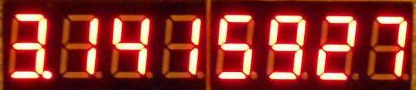
#> input picture Base1/unnamed3.png, 416 x 90 px; the run also reads 1 picture not shown here
$ jupyter execute --allow-errors pdi_tarefa2.ipynb
#> lines starting #> are read from the running program, lines starting #| are printed output that depends on the picture; after the words box and inside, x2 and y2 are one past the last pixel; in counts of white or black regions, pixels touching at a corner belong together
#> in exec_base1, img is the input picture: shape (90, 416, 3); mean B, G, R 40.8, 49.1, 137.8
## Importando as bibliotecas utilizadas

[cell 1]
import cv2
import numpy as np
import matplotlib.pyplot as plt
import matplotlib.image as mpimg
from scipy.spatial import distance as dist
from imutils.perspective import four_point_transform
from imutils import contours
import imutils

##Lembrar de verificar quais libs nao estao sendo utilizada

## Função auxiliar para printar a imagem na tela

[cell 2]
def show_image(image):
    plt.figure()
    plt.imshow(image)

## Transformando a imagem de exemplo em preto e branco (ou nesse caso, amarelo e roxo)

[cell 3]
def limpa_imagem_oper_morfol(image, kernel_values):
    #image = cv2.imread(caminho_imagem)
    #Transformando a imagem em escala de cinza
    gray_scale_image = cv2.cvtColor(image, cv2.COLOR_BGR2GRAY)

    #Revelando regioes mais escuras (ou seja, os digitos) do que a regiao claras (o fundo)
    thresh = cv2.threshold(gray_scale_image, 0, 255, cv2.THRESH_BINARY_INV | cv2.THRESH_OTSU)[1]

    #Limpando a imagem com operações morfologicas (Abertura e fechamento)
    #Foram testados diferentes valores para o kernel (2....9), sendo o 5 o melhor resultado
    #kernel = cv2.getStructuringElement(cv2.MORPH_ELLIPSE, (5,5))
    kernel = cv2.getStructuringElement(cv2.MORPH_ELLIPSE, kernel_values)

    #Limpando a imagem com operações morfologicas (Abertura e fechamento)
    thresh = cv2.morphologyEx(thresh, cv2.MORPH_OPEN, kernel)
    closing = cv2.morphologyEx(thresh, cv2.MORPH_CLOSE, kernel)

    return closing

### Com os filtros aplicados a imagem, vamos trabalhar em cima dela.

### Primeiro, aplicamos o filtro de contorno, em seguida, armazenamos o contorno dos digitos.
### Mostramos na tela os possiveis digitos contornados.

### Retorna uma imagem com os contornos dos possiveis dígitos e uma lista dos contornos dos dígitos

[cell 4]
def encontra_digitos_image(imagem_transform_morfo, width, height):
    for_show_img_contor = imagem_transform_morfo.copy()
    #Aplicando o filtro de contorno e encontrando-os
    cnts = cv2.findContours(imagem_transform_morfo, cv2.RETR_EXTERNAL, cv2.CHAIN_APPROX_SIMPLE)
    cnts = imutils.grab_contours(cnts)

    ##TESTEEEEEEEE
    #cv2.drawContours(imagem_transform_morfo, cnts, -1, (255, 255, 255), 1)

    #Lista para armazenar os contornos dos digitos
    digitCnts = []

    #Loops nos candidatos da area de digitos
    for c in cnts:
        #Calcula a "caixa" de um possivel digito
        (x, y, w, h) = cv2.boundingRect(c)
        #print(x, y, w, h)
        ###ESSE IF IMPACTA NO RESULTADDOOOOOOOOOOOOOOOOOOOOOOOOOOo
        if(w >= width and (h >= height)):
        #if(w >= 15 and (h >= 30 and h <= 40)):
            digitCnts.append(c)
            #Ultimo valor == espessura do retangulo
            #Pintando de verde (R, G, B)
            cv2.rectangle(for_show_img_contor, (x,y), (x+w, y+h), (100, 100, 100), 1)

    #Classificando os contos da esquerda para a direita (mesma direcao em que leriamos os digitos)
    digitCnts = contours.sort_contours(digitCnts, method="left-to-right")[0]
    return for_show_img_contor, digitCnts

## Com a lista de possiveis digitos feita, vamos agora identificar quais digitos são esses
### Temos um dicionário cuja a tupla é a chave de um digito em si.
### A chave que indentificará qual é o possível dígito, é gerada dentro do for que caminha na lista de possíveis dígitos, calculando a altura e largura extraindo os sete segmentos do dígito. Verificando se determinado segmento está ligado ou não, e com base nisso, conseguindo identificar qual dígito ele é.

[cell 5]
def classifica_digitos(image, imagem_limpa, lista_digitos, area_estimada):
    #image = cv2.imread(caminho_imagem_original)
    #Dicionario cujo a chave eh uma tupla que indica qual numero ele eh
    #O NUMERO DOIS ESTAVA COM A TUPLA ERRADA
    DIGITS_LOOKUP = {
        (1, 1, 1, 0, 1, 1, 1): 0,
        (0, 0, 1, 0, 0, 1, 0): 1,
        (1, 0, 1, 1, 1, 0, 1): 2,
        (1, 0, 1, 1, 0, 1, 1): 3,
        (0, 1, 1, 1, 0, 1, 0): 4,
        (1, 1, 0, 1, 0, 1, 1): 5,
        (1, 1, 0, 1, 1, 1, 1): 6,
        (1, 0, 1, 0, 0, 1, 0): 7,
        (1, 1, 1, 1, 1, 1, 1): 8,
        (1, 1, 1, 1, 0, 1, 1): 9
    }
    digits = []
    #Armazenando uma copia da imagem original em output, para mostrar a saida
    output = image.copy()
    #Loop em cada um dos digitos
    for c in lista_digitos:
        #Para cada uma das regioes, calculamos a caixa delimitadora e extraimos o digito ROI
        (x, y, w, h) = cv2.boundingRect(c)
        print(f"W:{w}, H:{h}")

        #Largura e altura aproximadas de cada segmento com base nas dimensoes do ROI
        roi = imagem_limpa[y:y + h, x:x + w]

        (roiH, roiW) = roi.shape
        (dW, dH) = (int(roiW * 0.25), int(roiH * 0.15))
        dHC = int(roiH * 0.05)

        #Lista de (x, y) coordenadas que correspondem aos sete segmentos
        segments = [
            ((0, 0), (w, dH)),                           # top
            ((0, 0), (dW, h // 2)),                      # top-left
            ((w - dW, 0), (w, h // 2)),                  # top-right
            ((0, (h // 2) - dHC) , (w, (h // 2) + dHC)), # center
            ((0, h // 2), (dW, h)),	                     # bottom-left
            ((w - dW, h // 2), (w, h)),                  # bottom-right
            ((0, h - dH), (w, h))                        # bottom
        ]

        #Lista que informa se determinado segmento esta ligado. Valor 0 == segmento desligado
        #[0, 0, 0, 0, 0, 0, 0]
        on_list = [0] * len(segments)

        #Caso especial para o numero 1
        if(w < 20 and h > 40):
            on_list = [0,0,1,0,0,1,0]
        else:
            #Loop sobre os segmentos
            for (i, ((xA, yA), (xB, yB))) in enumerate(segments):
                #Extraindo o ROI do segmento
                segROI = roi[yA:yB, xA:xB]

                show_image(segROI)

                #Numero de pixels do segmento q estao "ligados"
                total = cv2.countNonZero(segROI)
                area = (xB - xA) * (yB - yA)
                #print("TOTAL: %f. AREA: %f" %(total, area/2))
                #show_image(segROI)
                #Se a proporcao de pixels diferentes de 0 para a area do segmento
                #for maior que 50% => O segmento estao ligado

                #area_estimada = 0.4 || 0.5 +-
                if(total / float(area)) > area_estimada:
                    on_list[i] = 1

        #IF Necessario para casos de erro
        print(tuple(on_list) )
        if(tuple(on_list) in DIGITS_LOOKUP.keys()):
            digit = DIGITS_LOOKUP[tuple(on_list)]
            digits.append(digit)
        else:
            #NF == NOT FOUND
            digit = 'NF'
            digits.append('NF')

        #Desenhando uma caixa em torno do digito e exibindo qual digito ele eh
        cv2.rectangle(output, (x, y), (x + w, y + h), (0, 255, 0), 1)
        cv2.putText(output, str(digit), (x+10,y+20), cv2.FONT_HERSHEY_SIMPLEX, 0.5, (0, 255, 0), 1)

    return output, digits

# Executando o teste base

[cell 6]
def exec_teste():
    imagem_exemplo = "ex.png"
    #Lendo a imagem
    img = cv2.imread(imagem_exemplo)
    show_image(img)

    #Limpando a imagem
    #Imagem e valores do kernel
    clean_image = limpa_imagem_oper_morfol(img, (1,3))
    show_image(clean_image)

    #Encontrando os possiveis digitos
    img_possiveis_digitos, possiveis_digitos = encontra_digitos_image(clean_image, 10, 3)
    show_image(img_possiveis_digitos)
    #Identificando os possiveis digitos
    res_img, res_digits = classifica_digitos(img, clean_image, possiveis_digitos, 0.5)
    show_image(res_img)
    print(res_digits)
#> (the rest of this cell did not finish here and is left out)

## Dado que nem todas as imagens terão a mesma dimensão, é necessário uma função para identificar e recortar a parte de onde os dígitos estão

[cell 7]
def cut_image(img):
    #image = cv2.imread(caminho_imagem)
    image = imutils.resize(img, height=500)
    gray = cv2.cvtColor(image, cv2.COLOR_BGR2GRAY)
    blurred = cv2.GaussianBlur(gray, (5, 5), 0)
    edged = cv2.Canny(blurred, 50, 200, 255)

    ##ISSO DAQUI EH NOVO -> DA ERRRO!!!!!!!!!!!
    #edged = cv2.adaptiveThreshold(blurred,255,cv2.ADAPTIVE_THRESH_GAUSSIAN_C, cv2.THRESH_BINARY_INV,87,9)

    #show_image(edged)

    cnts = cv2.findContours(edged.copy(), cv2.RETR_EXTERNAL, cv2.CHAIN_APPROX_SIMPLE)
    cnts = imutils.grab_contours(cnts)
    cnts = sorted(cnts, key=cv2.contourArea, reverse=True)

    for c in cnts:
        peri = cv2.arcLength(c, True)
        approx = cv2.approxPolyDP(c, 0.02 * peri, True)

        if(len(approx) == 4):
            displayCnt = approx
            break
    warped = four_point_transform(gray, displayCnt.reshape(4, 2))
    output = four_point_transform(image, displayCnt.reshape(4, 2))

    return edged, output

# Executando a primeira base de testes

## Com a dilatação ligada em 4, o número '9' é reconhecido

[cell 8]
#INVERTER AS CORES TBM
def teste_limpa_imagem_oper_morfol(image, kernel_values):
    #image = cv2.imread(caminho_imagem)
    #Transformando a imagem em escala de cinza
#> called with kernel_values = (1, 5)
    gray_scale_image = cv2.cvtColor(image, cv2.COLOR_BGR2GRAY)
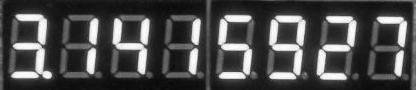
#> gray_scale_image: shape (90, 416); min 9, max 255, mean 74.7
    gray_scale_image = cv2.bitwise_not(gray_scale_image)
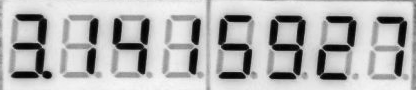
#> gray_scale_image: shape (90, 416); min 0, max 246, mean 180.3
    #Revelando regioes mais escuras (ou seja, os digitos) do que a regiao claras (o fundo)
    thresh = cv2.threshold(gray_scale_image, 0, 255, cv2.THRESH_BINARY_INV | cv2.THRESH_OTSU)[1]
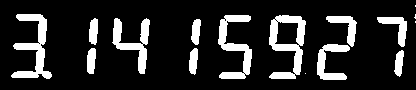
#> thresh: shape (90, 416); 16% white; 16 white regions (4 under 20 px), largest, box (x1, y1, x2, y2) and area: (269, 15, 306, 79) 1080, (11, 14, 52, 79) 999, (218, 15, 252, 79) 903

    #Limpando a imagem com operações morfologicas (Abertura e fechamento)
    #Foram testados diferentes valores para o kernel (2....9), sendo o 5 o melhor resultado
    #kernel = cv2.getStructuringElement(cv2.MORPH_ELLIPSE, (5,5))


    kernel = cv2.getStructuringElement(cv2.MORPH_ELLIPSE, kernel_values)

    #Limpando a imagem com operações morfologicas (Abertura e fechamento)
    #teste = cv2.morphologyEx(thresh, cv2.MORPH_OPEN, kernel)
    #teste = cv2.morphologyEx(thresh, cv2.MORPH_CLOSE, kernel)


    #Dilatacao
    teste = cv2.dilate(thresh, kernel, iterations=1)
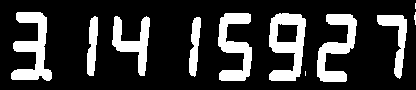
#> teste: shape (90, 416); 21.2% white; 11 white regions (3 under 20 px)

    #Erosao
    #teste = cv2.erode(thresh, kernel, iterations=1)

    #Dilatacao
    #teste = cv2.dilate(thresh, kernel, iterations=1)

    #Top Hat
    #teste = cv2.morphologyEx(thresh, cv2.MORPH_TOPHAT, kernel)

    return teste


def exec_base1():
    imagem_exemplo = "./Base1/unnamed3.png"
    #imagem_exemplo = "./Base2/ex6.jpg"
    #imagem_exemplo = "ex.png"

    #Lendo a imagem
    img = cv2.imread(imagem_exemplo)
    show_image(img)

    #Limpando a imagem
    clean_image = teste_limpa_imagem_oper_morfol(img, (1,5))
    show_image(clean_image)


    #Encontrando os possiveis digitos
    img_possiveis_digitos, possiveis_digitos = encontra_digitos_image(clean_image, 10, 10)
#> in encontra_digitos_image, `cnts = cv2.findContours(imagem_transform_morfo, cv2.RETR_EXTERNAL, cv2..`: cnts = 11 contours, 3 with area under 20; largest, box (x1, y1, x2, y2) and area: (269, 13, 306, 81) 1658, (11, 12, 52, 81) 1238, (317, 14, 357, 82) 1120, (218, 13, 252, 81) 1118, (112, 16, 150, 76) 844, (377, 15, 407, 79) 612, (87, 16, 98, 76) 403, (189, 17, 201, 77) 391
#> the loop in encontra_digitos_image, `for c in cnts: #Calcula a "caixa" de um possivel digito` made 11 passes
#> (x, y, w, h) on passes 2 to 10: (189, 17, 12, 60), (112, 16, 38, 60), (87, 16, 11, 60), (377, 15, 30, 64), (317, 14, 40, 68), (269, 13, 37, 68), (218, 13, 34, 68), (414, 12, 2, 13), (11, 12, 41, 69)
#> (c, x, y, w, h) on passes 1, 11: ([[305, 71], [305, 75]], 305, 71, 1, 5), ([[415, 3], [415, 8]], 415, 3, 1, 6)
#> after the loop in encontra_digitos_image, `for c in cnts:`:
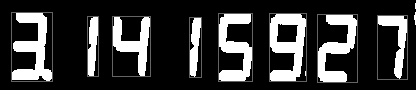
#> for_show_img_contor: shape (90, 416); 4.06% of pixels changed, all inside (x1, y1, x2, y2) = (11, 12, 408, 83)
#> after the loop in encontra_digitos_image, `for c in cnts:`: digitCnts = 8 contours; box (x1, y1, x2, y2) and area: (269, 13, 306, 81) 1658, (11, 12, 52, 81) 1238, (317, 14, 357, 82) 1120, (218, 13, 252, 81) 1118, (112, 16, 150, 76) 844, (377, 15, 407, 79) 612, (87, 16, 98, 76) 403, (189, 17, 201, 77) 391
#> possiveis_digitos has the same summary as digitCnts in encontra_digitos_image
    show_image(img_possiveis_digitos)

    #Identificando os possiveis digitos
    res_img, res_digits = classifica_digitos(img, clean_image, possiveis_digitos, 0.4)
#> the loop in classifica_digitos, `for c in lista_digitos:` made 8 passes
#> (x, y, w, h, roiH, roiW, dW, dH) on passes 1 to 8: (11, 12, 41, 69, 69, 41, 10, 10), (87, 16, 11, 60, 60, 11, 2, 9), (112, 16, 38, 60, 60, 38, 9, 9), (189, 17, 12, 60, 60, 12, 3, 9), (218, 13, 34, 68, 68, 34, 8, 10), (269, 13, 37, 68, 68, 37, 9, 10), (317, 14, 40, 68, 68, 40, 10, 10), (377, 15, 30, 64, 64, 30, 7, 9)
#> (printed output is left out)
#> pass 1, in classifica_digitos, `roi = imagem_limpa[y:y + h, x:x + w]`:
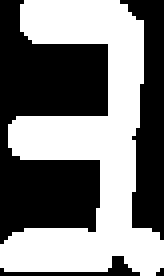
#> roi: shape (69, 41) (shown 4 times larger); 48.9% white; 1 white region, box (x1, y1, x2, y2) and area: (0, 0, 41, 69) 1382
#> pass 3, in classifica_digitos, `roi = imagem_limpa[y:y + h, x:x + w]`:
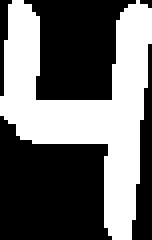
#> roi: shape (60, 38) (shown 4 times larger); 41.8% white; 1 white region
#> after the loop in classifica_digitos, `for c in lista_digitos:`:
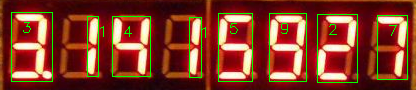
#> output: shape (90, 416, 3); 4.53% of pixels changed, all inside (x1, y1, x2, y2) = (11, 12, 408, 83)
#> after the loop in classifica_digitos, `for c in lista_digitos:`: digits = [3, 1, 4, 1, 5, 9, 2, 7]
#> res_digits = [3, 1, 4, 1, 5, 9, 2, 7]
    show_image(res_img)
    print(res_digits)
#| [3, 1, 4, 1, 5, 9, 2, 7]

exec_base1()
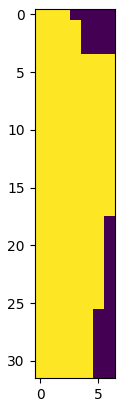
#> figure drawn by matplotlib, 1 panel
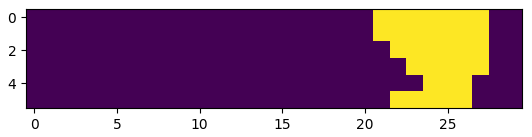
#> figure drawn by matplotlib, 1 panel

# TESTE DA BASE 2

[cell 9]
def teste_limpa_imagem_oper_morfol(image, kernel_values):
    #image = cv2.imread(caminho_imagem)
    #Transformando a imagem em escala de cinza
    gray_scale_image = cv2.cvtColor(image, cv2.COLOR_BGR2GRAY)
    gray_scale_image = cv2.bitwise_not(gray_scale_image)
    #Revelando regioes mais escuras (ou seja, os digitos) do que a regiao claras (o fundo)
    thresh = cv2.threshold(gray_scale_image, 0, 255, cv2.THRESH_BINARY_INV | cv2.THRESH_OTSU)[1]

    #Limpando a imagem com operações morfologicas (Abertura e fechamento)
    #Foram testados diferentes valores para o kernel (2....9), sendo o 5 o melhor resultado
    #kernel = cv2.getStructuringElement(cv2.MORPH_ELLIPSE, (5,5))


    kernel = cv2.getStructuringElement(cv2.MORPH_ELLIPSE, kernel_values)

    #Limpando a imagem com operações morfologicas (Abertura e fechamento)
    #teste = cv2.morphologyEx(thresh, cv2.MORPH_OPEN, kernel)
    #teste = cv2.morphologyEx(thresh, cv2.MORPH_CLOSE, kernel)


    #Dilatacao
    #teste = cv2.dilate(thresh, kernel, iterations=1)

    #Erosao
    teste = cv2.erode(thresh, kernel, iterations=1)

    #Dilatacao
    teste = cv2.dilate(thresh, kernel, iterations=1)

    #Top Hat
    #teste = cv2.morphologyEx(thresh, cv2.MORPH_TOPHAT, kernel)

    return teste


#imagem_exemplo = "./Base1/unnamed3.png"
imagem_exemplo = "./Base2/ex12.jpg"
#imagem_exemplo = "ex.png"

#Lendo a imagem
img = cv2.imread(imagem_exemplo)
show_image(img)


#Cortando a imagem
img_bordas, imagem_cortada = cut_image(img)
#> in cut_image, `cnts = cv2.findContours(edged.copy(), cv2.RETR_EXTERNAL, cv2.CHAIN_APP..`: cnts = 13 contours, 8 with area under 20; largest, box (x1, y1, x2, y2) and area: (284, 235, 329, 309) 1304, (185, 470, 194, 481) 38, (409, 236, 457, 309) 38, (346, 235, 392, 309) 28, (356, 404, 363, 410) 20
#> the loop in cut_image, `for c in cnts:` made 12 passes
#> (peri, displayCnt) on pass 12: (26.24, [[12, 438], [10, 440], [0, 440], [11, 440]])
#> peri on passes 1 to 6: 320.9, 34.04, 618.8, 530, 19.07, 18.49
show_image(img_bordas)
show_image(imagem_cortada)

#Limpando a imagem
#clean_image = limpa_imagem_oper_morfol(img, (1,1))
clean_image = limpa_imagem_oper_morfol(imagem_cortada, (5,5))
#> in limpa_imagem_oper_morfol, `kernel = cv2.getStructuringElement(cv2.MORPH_ELLIPSE, kernel_values)`: kernel = [[0, 0, 1, 0, 0], [1, 1, 1, 1, 1], [1, 1, 1, 1, 1], [1, 1, 1, 1, 1], [0, 0, 1, 0, 0]]
#clean_image = cv2.bitwise_not(clean_image)
show_image(clean_image)

#show_image(teste)

#Encontrando os possiveis digitos
img_possiveis_digitos, possiveis_digitos = encontra_digitos_image(clean_image, 10, 3)
#> in encontra_digitos_image (call 2), `cnts = cv2.findContours(imagem_transform_morfo, cv2.RETR_EXTERNAL, cv2..`: cnts = 1 contour; box (x1, y1, x2, y2) and area: (0, 0, 11, 6) 30
#> the loop in encontra_digitos_image (call 2), `for c in cnts: #Calcula a "caixa" de um possivel digito` made 1 pass
#> after the loop in encontra_digitos_image (call 2), `for c in cnts:`: digitCnts has the same summary as cnts
#> possiveis_digitos has the same summary as cnts in encontra_digitos_image
show_image(img_possiveis_digitos)

#Identificando os possiveis digitos
#> (the rest of this cell did not finish here and is left out)
